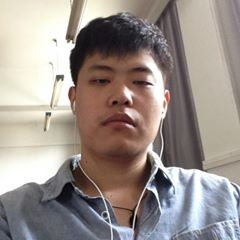
#> input picture WebServer/static/Zihao.png, 240 x 240 px
$ python resize_image.py
#> lines starting #> are read from the running program, lines starting #| are printed output that depends on the picture
from PIL import Image, ImageFilter
image = Image.open('./static/Zihao.png')
#> image is the input picture: PIL image 240x240 RGBA; mean R, G, B, A 155.4, 145.7, 140.4, 255
new_image = image.resize((1200, 1200))
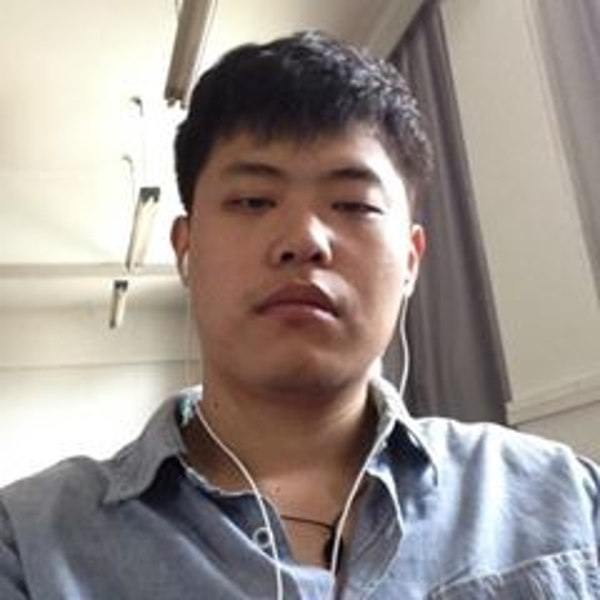
#> new_image: PIL image 1200x1200 RGBA (shown at 1/2 size); mean R, G, B, A 155.4, 145.7, 140.4, 255
#new_image = new_image.convert('L')
new_image = new_image.filter(ImageFilter.SMOOTH())
new_image.show()
new_image.save('Zihao_large.png',quality=100)

$ run again, with WebServer/static/liquid.png copied over WebServer/static/Zihao.png
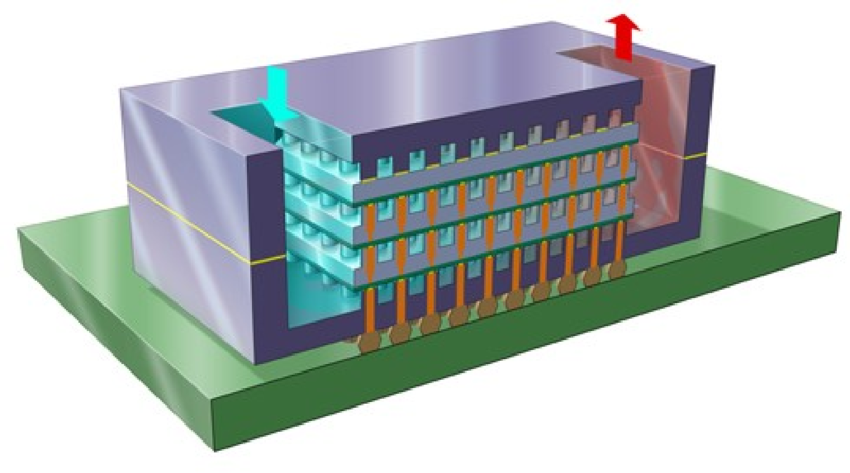
#> input picture WebServer/static/liquid.png, 850 x 473 px
#> image is the input picture: PIL image 850x473 RGBA; mean R, G, B, A 180.8, 190.5, 188.1, 255
#> `new_image = image.resize((1200, 1200))`:
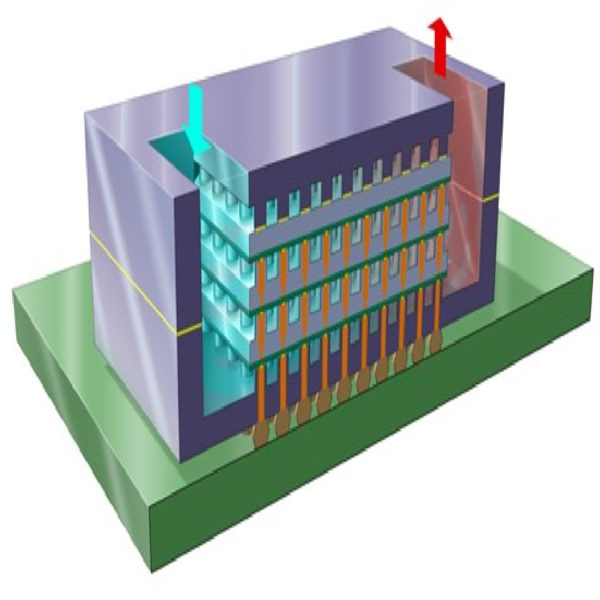
#> new_image: PIL image 1200x1200 RGBA (shown at 1/2 size); mean R, G, B, A 180.8, 190.5, 188.1, 255

$ run again, with WebServer/static/astronaut.jpg saved as WebServer/static/Zihao.png
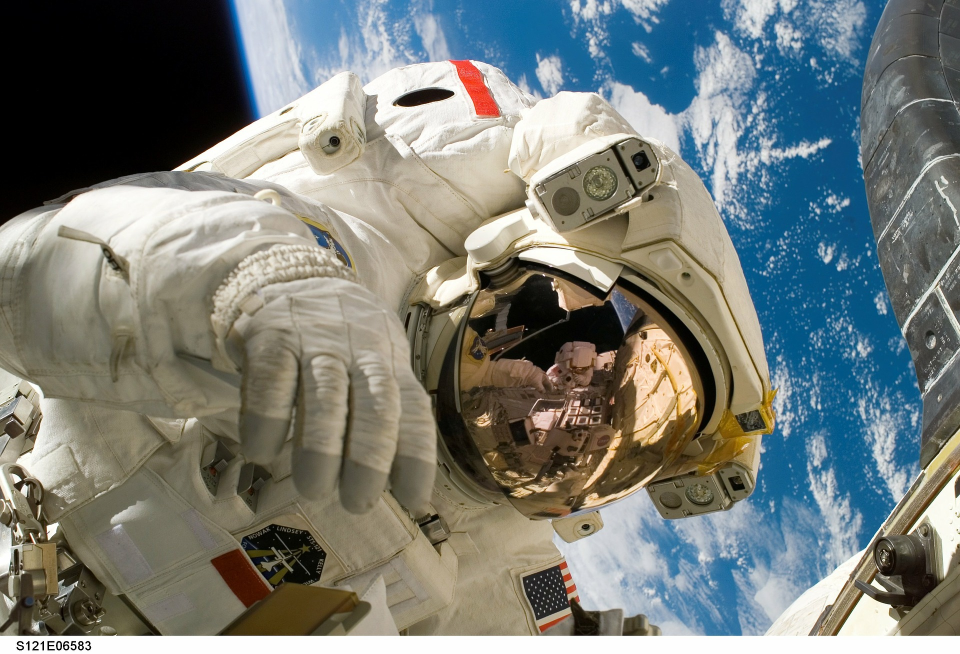
#> input picture WebServer/static/astronaut.jpg, 1920 x 1307 px (shown at 1/2 size)
#> image is the input picture: PIL image 1920x1307 RGB; mean R, G, B 119.2, 124.6, 119.8
#> `new_image = image.resize((1200, 1200))`:
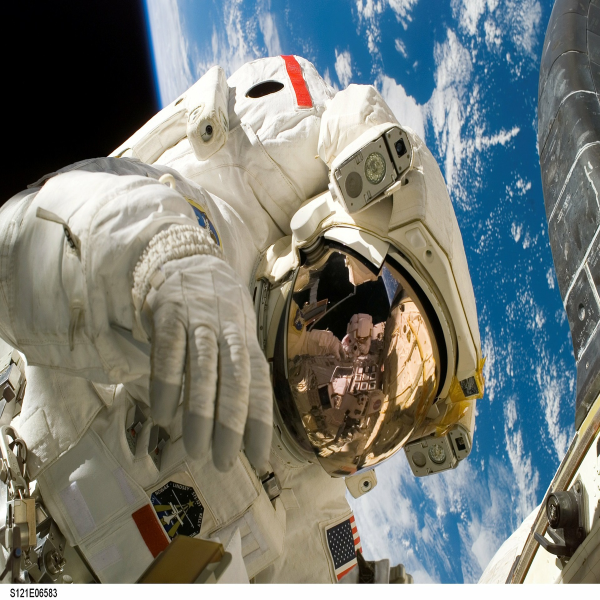
#> new_image: PIL image 1200x1200 RGB (shown at 1/2 size); mean R, G, B 119.2, 124.6, 119.8
